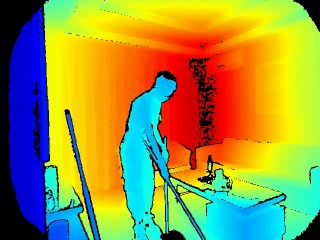
#> input picture frame 32 of research/takeover_20260908/kaggle_exact_dataset_tar/videos/hau__user16__3-1-2.mp4, 320 x 240 px, given in place of Depth_Color.mp4, which was not available
$ python post332_temporal_inspect.py
#> lines starting #> are read from the running program, lines starting #| are printed output that depends on the picture; pictures that were not available may be replaced by others from this repository, and a replacement may not be noted
"""Extract labeled temporal windows around candidate action boundaries."""
from pathlib import Path
import cv2,numpy as np
from PIL import Image,ImageDraw
ROOT=Path(__file__).resolve().parents[1];OUT=ROOT/'research/post332_20260908'
def sheet(clip,indices,name):
#> called with clip = '0198', name = '0483_parent_window'
    p=ROOT/f'hf_data_manual/large_model_track_test/LM_test_{clip}/Depth_Color/Depth_Color.mp4'
    c=cv2.VideoCapture(str(p));wanted={i:j for j,i in enumerate(indices)}
    im=Image.new('RGB',(1280,260*((len(indices)+3)//4)),'white');d=ImageDraw.Draw(im)
#> after `im = Image.new('RGB', (1280, 260 * ((len(indices) + 3) // 4)), 'white'`: im: PIL image 1280x1300 RGB; every value is 255
    for i in range(max(indices)+1):
        ok,f=c.read()
        if not ok:break
        if i not in wanted:continue
        j=wanted[i];x=j%4*320;y=j//4*260
        frame=Image.fromarray(cv2.cvtColor(f,cv2.COLOR_BGR2RGB));frame.thumbnail((320,240))
        im.paste(frame,(x,y+20));d.text((x+3,y+2),f'{clip} frame {i}',fill='black')
#> this loop made 31 passes
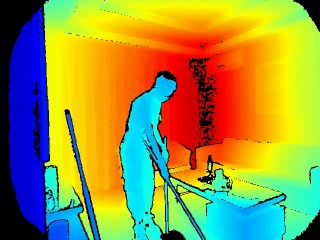
#> input picture frame 32 of research/takeover_20260908/kaggle_exact_dataset_tar/videos/hau__user16__3-1-2.mp4, 320 x 240 px, given in place of Depth_Color.mp4, which was not available
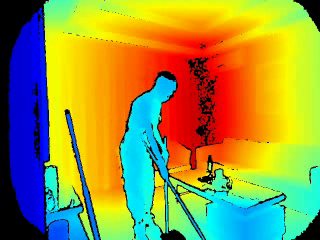
#> input picture frame 33 of research/takeover_20260908/kaggle_exact_dataset_tar/videos/hau__user16__3-1-2.mp4, 320 x 240 px, given in place of Depth_Color.mp4, which was not available
#> pass 3, in sheet, `ok,f=c.read()`:
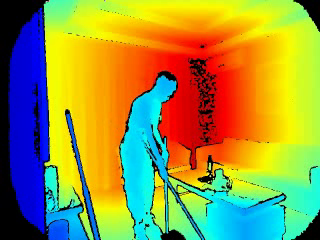
#> f: shape (240, 320, 3); mean B, G, R 69.8, 148.8, 149.2
#> after the loop:
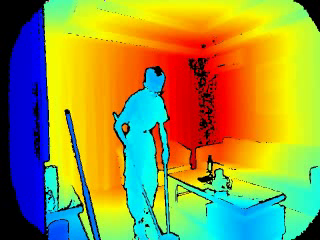
#> f: shape (240, 320, 3); mean B, G, R 71, 150.4, 148.4
    c.release();im.save(OUT/(name+'.jpg'))
def crops(clip,indices,name):
    p=ROOT/f'hf_data_manual/large_model_track_test/LM_test_{clip}/Depth_Color/Depth_Color.mp4'
    c=cv2.VideoCapture(str(p)); ims=[]
    for i in range(max(indices)+1):
        ok,f=c.read()
        if not ok: break
        if i in indices:
            ims.append(Image.fromarray(cv2.cvtColor(f,cv2.COLOR_BGR2RGB)).crop((180,0,640,480)))
    c.release(); out=Image.new('RGB',(460*len(ims),480),'white')
    for j,x in enumerate(ims): out.paste(x,(460*j,0))
    out.save(OUT/(name+'.jpg'))
sheet('0198',list(range(46,111,4)),'0483_parent_window')
sheet('0017',list(range(16)),'0483_all_frames')
sheet('0197',list(range(136,201,4)),'0526_parent_window')
sheet('0016',list(range(17)),'0526_all_frames')
sheet('0008',list(range(0,80,4)),'0478_all_frames')
sheet('0047',list(range(0,80,4)),'0507_all_frames')
sheet('0027',list(range(0,80,4)),'0530_all_frames')
sheet('0054',list(range(0,80,4)),'0538_all_frames')
sheet('0056',list(range(0,80,4)),'0540_all_frames')
for _clip,_name in [('0050','0510'),('0051','0511'),('0052','0512'),('0053','0513'),('0055','0514'),('0059','0517'),('0062','0519')]:
    sheet(_clip,list(range(0,80,4)),_name+'_all_frames')
sheet('0023',list(range(0,80,4)),'0488_all_frames')
sheet('0007',list(range(0,80,4)),'0477_all_frames')
sheet('0046',list(range(0,80,4)),'0506_all_frames')
sheet('0032',list(range(0,80,4)),'0533_all_frames')
sheet('0019',list(range(0,80,4)),'0527_all_frames')
sheet('0041',list(range(0,80,4)),'0501_all_frames')
crops('0008',[0,5,10,15,19],'0478_crops')
crops('0047',[0,5,10,15,20,22],'0507_crops')

$ run again, starting later in the video
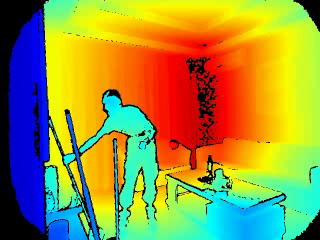
#> input picture frame 144 of research/takeover_20260908/kaggle_exact_dataset_tar/videos/hau__user16__3-1-2.mp4, 320 x 240 px, given in place of Depth_Color.mp4, which was not available
#> im: PIL image 1280x1300 RGB; every value is 255
#> the loop in sheet, `for i in range(max(indices)+1):` made 31 passes
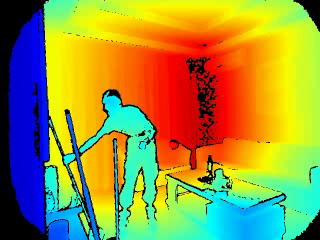
#> input picture frame 144 of research/takeover_20260908/kaggle_exact_dataset_tar/videos/hau__user16__3-1-2.mp4, 320 x 240 px, given in place of Depth_Color.mp4, which was not available
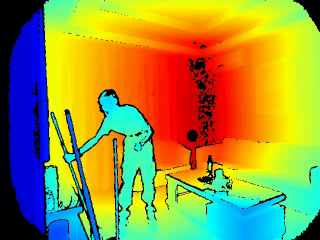
#> input picture frame 145 of research/takeover_20260908/kaggle_exact_dataset_tar/videos/hau__user16__3-1-2.mp4, 320 x 240 px, given in place of Depth_Color.mp4, which was not available
#> after the loop in sheet, `for i in range(max(indices)+1):`:
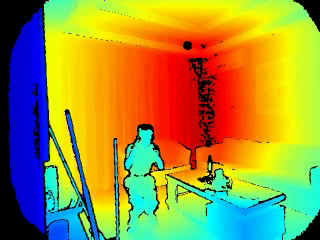
#> f: shape (240, 320, 3); mean B, G, R 62.9, 145.4, 155.9

$ run again, starting later in the video
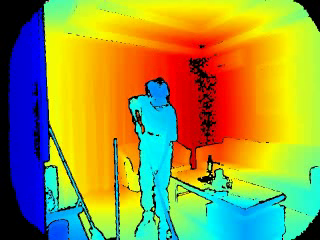
#> input picture frame 257 of research/takeover_20260908/kaggle_exact_dataset_tar/videos/hau__user16__3-1-2.mp4, 320 x 240 px, given in place of Depth_Color.mp4, which was not available
#> im: PIL image 1280x1300 RGB; every value is 255
#> the loop in sheet, `for i in range(max(indices)+1):` made 31 passes
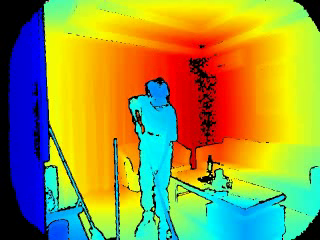
#> input picture frame 257 of research/takeover_20260908/kaggle_exact_dataset_tar/videos/hau__user16__3-1-2.mp4, 320 x 240 px, given in place of Depth_Color.mp4, which was not available
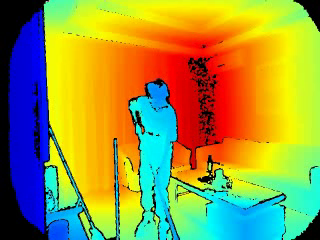
#> input picture frame 258 of research/takeover_20260908/kaggle_exact_dataset_tar/videos/hau__user16__3-1-2.mp4, 320 x 240 px, given in place of Depth_Color.mp4, which was not available
#> after the loop in sheet, `for i in range(max(indices)+1):`:
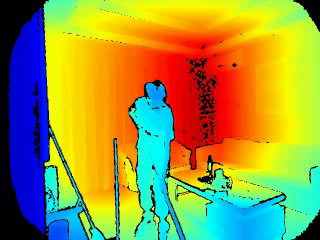
#> f: shape (240, 320, 3); mean B, G, R 68.2, 150.5, 151.6
